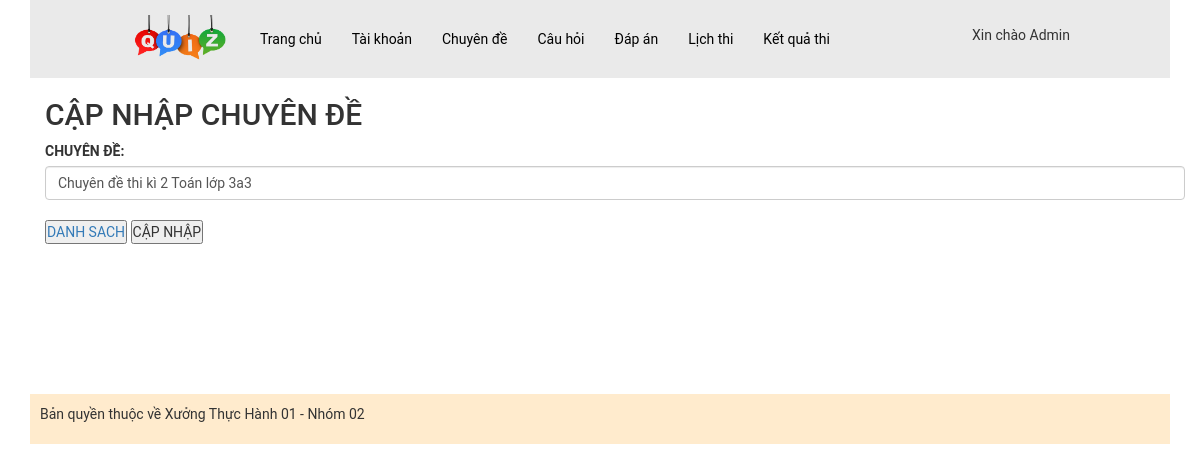
The app's page /admin/index.php?act=suacd&id_cd=1 (signed in), older data.
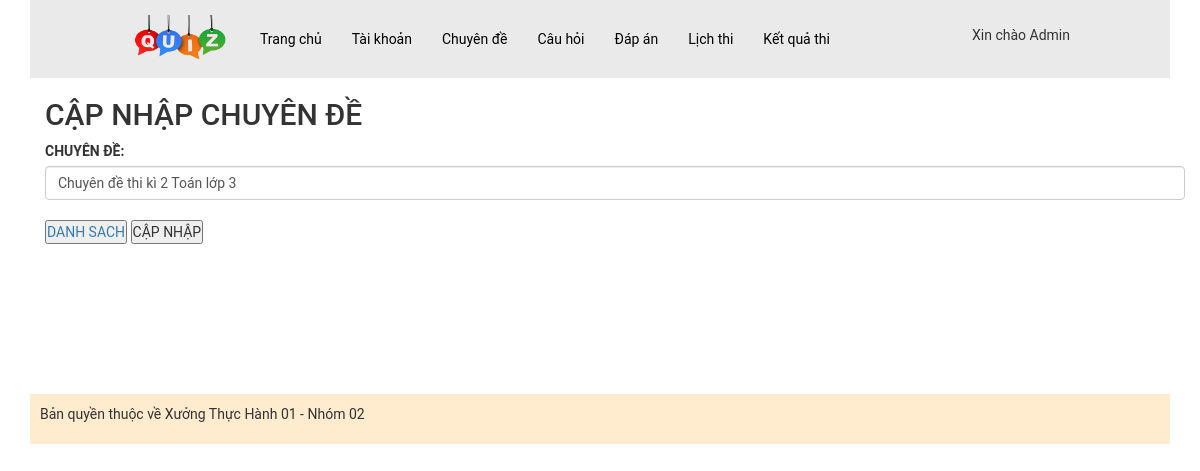
The same page, newer data.
### tables this page shows
CREATE TABLE `chuyende` (
  `id_cd` int(11) NOT NULL,
  `name` varchar(255) NOT NULL COMMENT 'Tên chuyên đề'
);

### model/pdo.php (called while the page is built, shortened)
<?php
function pdo_get_connection(){
    $servername = "localhost";
    $username = "root";
    $password = "";
    try {
        $conn = new PDO("mysql:host=$servername;dbname=xuongth01_02", $username, $password);
        $conn->setAttribute(PDO::ATTR_ERRMODE, PDO::ERRMODE_EXCEPTION);
        return $conn;
    } catch(PDOException $e) {
        echo "Connection failed: " . $e->getMessage();
    }
}
function pdo_query_one($sql){
    $sql_args=array_slice(func_get_args(),1);
    try{
        $conn=pdo_get_connection();
        $stmt=$conn->prepare($sql);
        $stmt->execute($sql_args);
        $row=$stmt->fetch(PDO::FETCH_ASSOC);
        return $row;
    }
    catch(PDOException $e){
        throw $e;
    }
    finally{
        unset($conn);
    }
}
?>

### model/chuyende.php (called while the page is built, shortened)
<?php
function loadone_chuyende($id_cd)
{
    $sql = "select * from chuyende where id_cd=" . $id_cd;
    $a = pdo_query_one($sql);
    return $a;
}

### admin/chuyende/edit-chuyende.php (the view, shortened to what this page needs)
<?php
if (is_array($a)) {
    extract($a);
}
?>
<div class="container">
    <h2>CẬP NHẬP CHUYÊN ĐỀ</h2>
    <form action="index.php?act=updatecd" method="post">
        <div class="">
            <label for="">CHUYÊN ĐỀ:</label>
            <input type="text" class="form-control" name="tencd" value="<?php if (isset($name) && ($name != "")) echo $name ?>">
        </div>
        <br>
        <a href="index.php?act=dscd"><input type="button" value="DANH SACH"></a>
        <input type="submit" name="capnhat" value="CẬP NHẬP">
    </form>
</div>

Row changes from the older to the newer data that the page shows:
changed chuyende: tencd "Chuyên đề thi kì 2 Toán lớp 3a3" → "Chuyên đề thi kì 2 Toán lớp 3"
